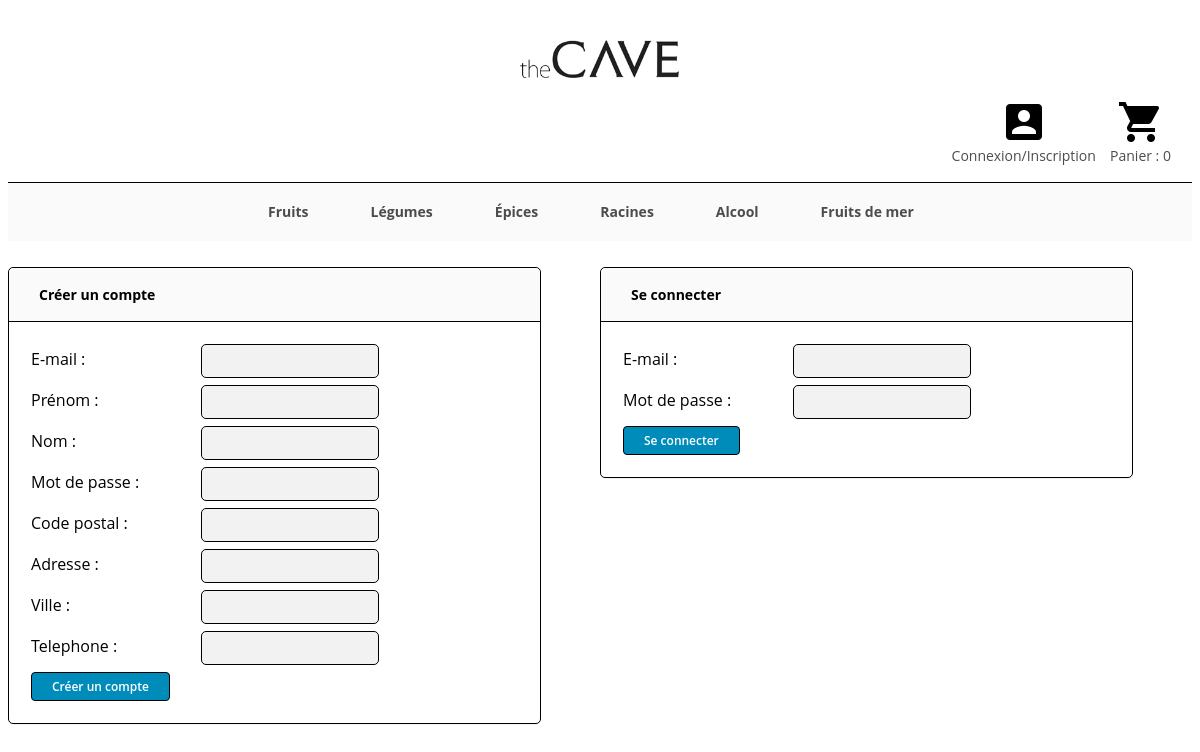
The page /account.php on the database its author committed.
### tables this page shows
CREATE TABLE IF NOT EXISTS `categories` (
  `id` int(11) NOT NULL AUTO_INCREMENT,
  `nom` varchar(255) NOT NULL,
  PRIMARY KEY (`id`)
);

### core/menu.php (the view)
<ul class="menu">
	<div class="wrapper">
		<?php
			$result = mysqli_query($link, "SELECT * FROM categories");
		 	while ($row = mysqli_fetch_assoc($result)) {
		 		echo "<li><a href=categorie.php?id=";
				echo $row['id'];
		 		echo ">";
		 		echo $row['nom'];
		 		echo "</a></li>";
		 	}
		?>
	</div>
</ul>

### css/trydotcss.css (style rules this page uses)
* { box-sizing: border-box; font-family: 'Open Sans', sans-serif; }
*::after, *::before { box-sizing: border-box; }
ul li { list-style-type: none; }
a { color:#4c4c4c; text-decoration: none; }
.wrapper { width: 870px; display: block; margin: 0 auto; }
.menu { background-color: #FAFAFA; border-top: 1px solid black; overflow: hidden; }
.menu li { display: inline-block; text-align: center; padding: 19px 5px 20px; }
.menu li a { font-size: 14px; font-weight: 700; padding: 22px 26px 20px; }

### rows shown on the page
categories: nom "Fruits"
categories: nom "Légumes"
categories: nom "Épices"
categories: nom "Racines"
categories: nom "Alcool"
categories: nom "Fruits de mer"

### other values the page prints
$_SESSION['total_cart'] "0"
